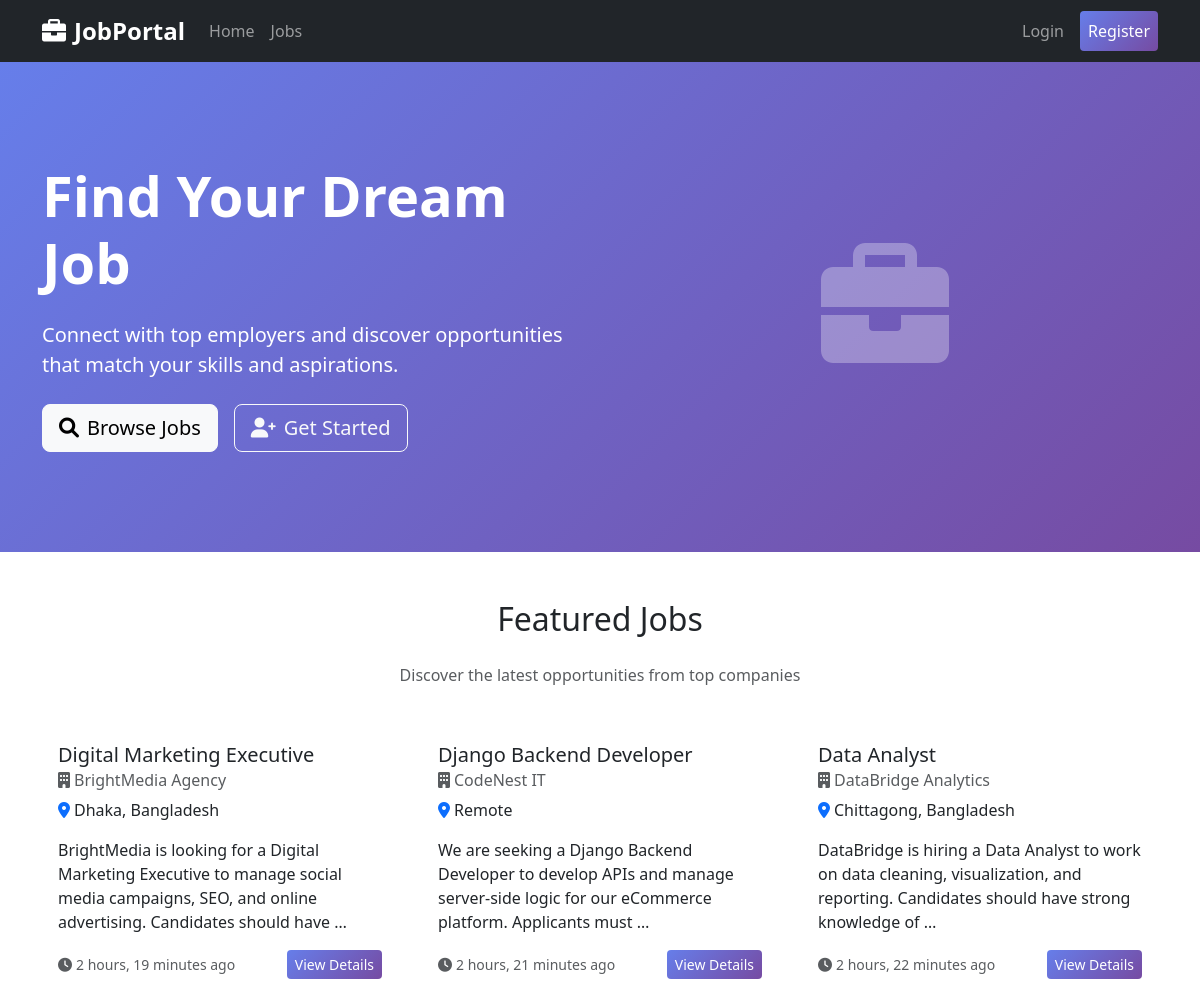
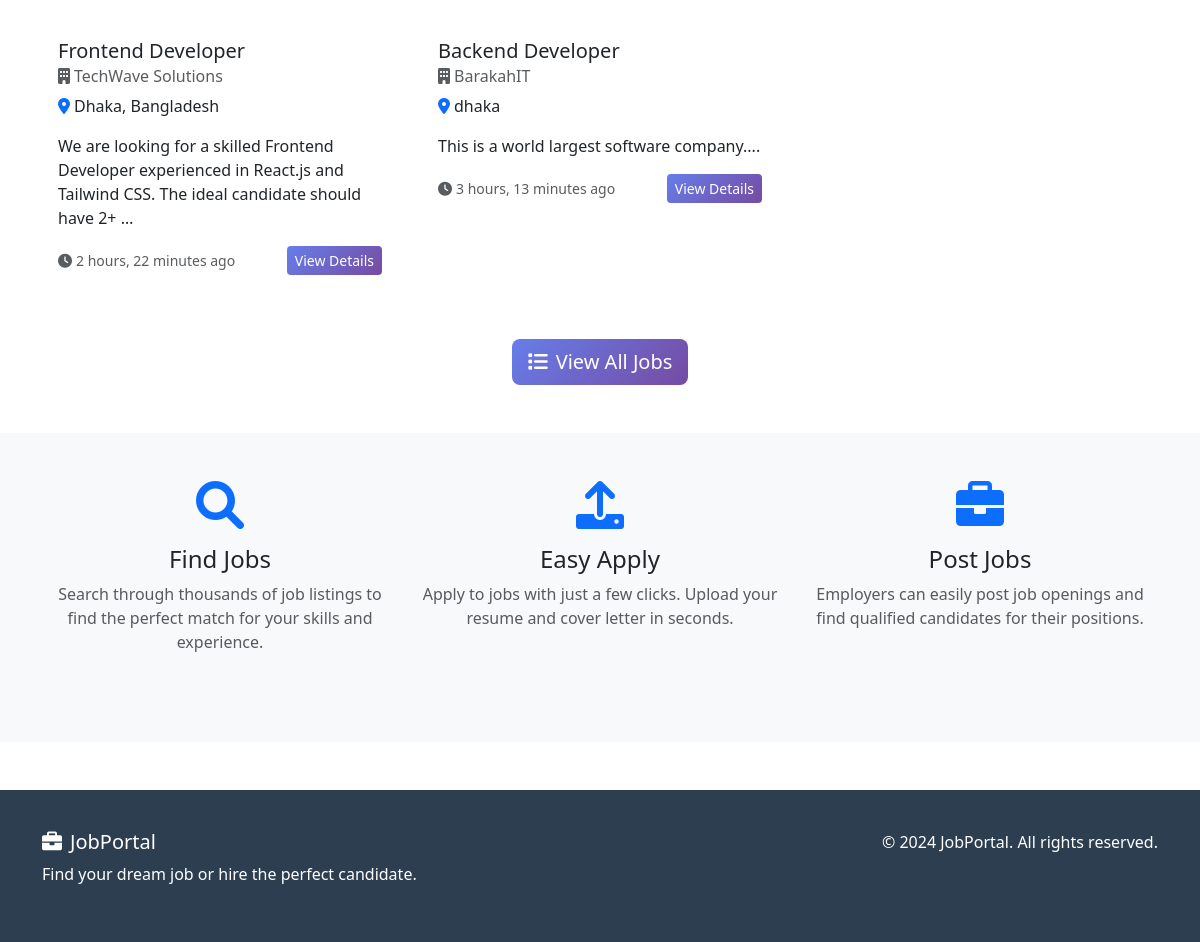
The page / on the database its author committed (2 pictures, top to bottom).
### jobs/models.py (models this page shows, shortened)
class Job(models.Model):
    title = models.CharField(max_length=200)
    company_name = models.CharField(max_length=200)
    location = models.CharField(max_length=200)
    description = models.TextField()
    posted_by = models.ForeignKey(User, on_delete=models.CASCADE, related_name='posted_jobs')
    created_at = models.DateTimeField(default=timezone.now)
    class Meta:
        ordering = ['-created_at']

### jobs/views.py (the view)
# urls.py: path('', views.home, name='home'),
def home(request):
    featured_jobs = Job.objects.all()[:6]
    return render(request, 'jobs/home.html', {'featured_jobs': featured_jobs})

### templates/jobs/home.html (shortened to what this page needs)
{% extends 'base.html' %}
{% block content %}
<section class="hero-section">
    <div class="container">
        <div class="row align-items-center">
            <div class="col-lg-6">
                <h1 class="display-4 fw-bold mb-4">Find Your Dream Job</h1>
                <p class="lead mb-4">Connect with top employers and discover opportunities that match your skills and aspirations.</p>
                <div class="d-flex gap-3">
                    <a href="{% url 'job_list' %}" class="btn btn-light btn-lg">
                        <i class="fas fa-search me-2"></i>Browse Jobs
                    </a>
                    {% if not user.is_authenticated %}
                        <a href="{% url 'register' %}" class="btn btn-outline-light btn-lg">
                            <i class="fas fa-user-plus me-2"></i>Get Started
                        </a>
                    {% endif %}
                </div>
            </div>
            <div class="col-lg-6 text-center">
                <i class="fas fa-briefcase" style="font-size: 8rem; opacity: 0.3;"></i>
            </div>
        </div>
    </div>
</section>
<section class="py-5">
    <div class="container">
        <div class="row mb-4">
            <div class="col-12">
                <h2 class="text-center mb-4">Featured Jobs</h2>
                <p class="text-center text-muted">Discover the latest opportunities from top companies</p>
            </div>
        </div>
        <div class="row">
            {% for job in featured_jobs %}
                <div class="col-lg-4 col-md-6 mb-4">
                    <div class="card job-card h-100">
                        <div class="card-body">
                            <h5 class="card-title">{{ job.title }}</h5>
                            <h6 class="card-subtitle mb-2 text-muted">
                                <i class="fas fa-building me-1"></i>{{ job.company_name }}
                            </h6>
                            <p class="card-text">
                                <i class="fas fa-map-marker-alt me-1 text-primary"></i>{{ job.location }}
                            </p>
                            <p class="card-text">{{ job.description|truncatewords:20 }}</p>
                            <div class="d-flex justify-content-between align-items-center">
                                <small class="text-muted">
                                    <i class="fas fa-clock me-1"></i>{{ job.created_at|timesince }} ago
                                </small>
                                <a href="{% url 'job_detail' job.id %}" class="btn btn-gradient btn-sm">
                                    View Details
                                </a>
                            </div>
                        </div>
                    </div>
                </div>
            {% empty %}
                <div class="col-12 text-center">
                    <div class="alert alert-info">
                        <i class="fas fa-info-circle me-2"></i>No jobs available at the moment. Check back later!
                    </div>
                </div>
            {% endfor %}
        </div>
        <div class="text-center mt-4">
            <a href="{% url 'job_list' %}" class="btn btn-gradient btn-lg">
                <i class="fas fa-list me-2"></i>View All Jobs
            </a>
        </div>
    </div>
</section>
<section class="py-5 bg-light">
    <div class="container">
        <div class="row">
            <div class="col-lg-4 mb-4">
                <div class="text-center">
                    <i class="fas fa-search fa-3x text-primary mb-3"></i>
                    <h4>Find Jobs</h4>
                    <p class="text-muted">Search through thousands of job listings to find the perfect match for your skills and experience.</p>
                </div>
            </div>
            <div class="col-lg-4 mb-4">
                <div class="text-center">
                    <i class="fas fa-upload fa-3x text-primary mb-3"></i>
                    <h4>Easy Apply</h4>
                    <p class="text-muted">Apply to jobs with just a few clicks. Upload your resume and cover letter in seconds.</p>
                </div>
            </div>
            <div class="col-lg-4 mb-4">
                <div class="text-center">
                    <i class="fas fa-briefcase fa-3x text-primary mb-3"></i>
                    <h4>Post Jobs</h4>
                    <p class="text-muted">Employers can easily post job openings and find qualified candidates for their positions.</p>
                </div>
            </div>
        </div>
    </div>
</section>
{% endblock %}

### templates/base.html (style rules this page uses)
.hero-section { background: linear-gradient(135deg, #667eea 0%, #764ba2 100%); color: white; padding: 100px 0; }
.job-card { transition: transform 0.3s ease, box-shadow 0.3s ease; border: none; border-radius: 15px; }
.btn-gradient { background: linear-gradient(135deg, #667eea 0%, #764ba2 100%); border: none; color: white; }

### rows shown on the page
Job: title "Digital Marketing Executive", company_name "BrightMedia Agency", location "Dhaka, Bangladesh", description "BrightMedia is looking for a Digital Marketing Executive to manage social media campaigns, SEO, and online advertising. Candidates should have …", created_at "2 hours, 19 minutes"
Job: title "Django Backend Developer", company_name "CodeNest IT", location "Remote", description "We are seeking a Django Backend Developer to develop APIs and manage server-side logic for our eCommerce platform. Applicants must …", created_at "2 hours, 21 minutes"
Job: title "Data Analyst", company_name "DataBridge Analytics", location "Chittagong, Bangladesh", description "DataBridge is hiring a Data Analyst to work on data cleaning, visualization, and reporting. Candidates should have strong knowledge of …", created_at "2 hours, 22 minutes"
Job: title "Frontend Developer", company_name "TechWave Solutions", location "Dhaka, Bangladesh", description "We are looking for a skilled Frontend Developer experienced in React.js and Tailwind CSS. The ideal candidate should have 2+ …", created_at "2 hours, 22 minutes"
Job: title "Backend Developer", company_name "BarakahIT", location "dhaka", description "This is a world largest software company....", created_at "3 hours, 13 minutes"
